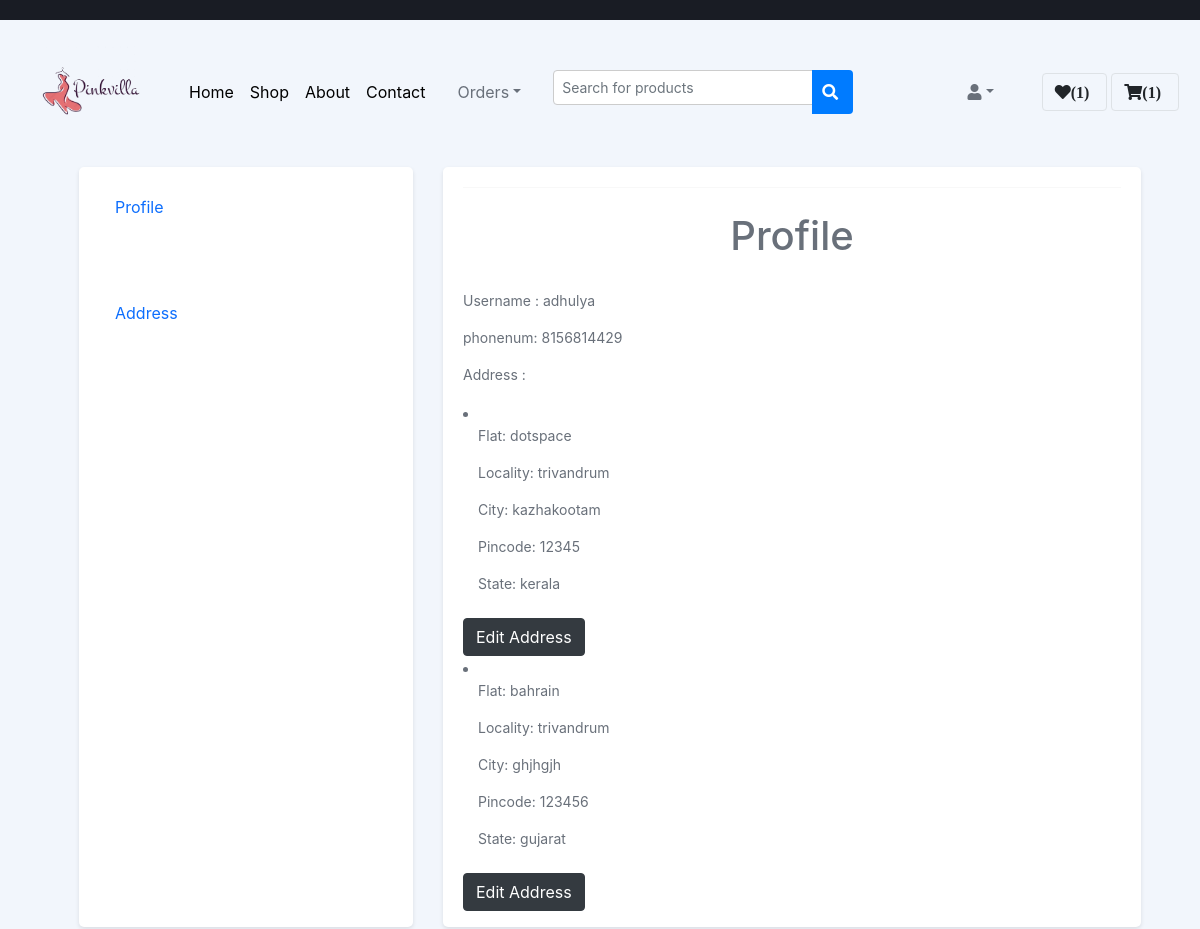
/user_profile/ (signed in, upper part), run on an earlier commit of the app's database.
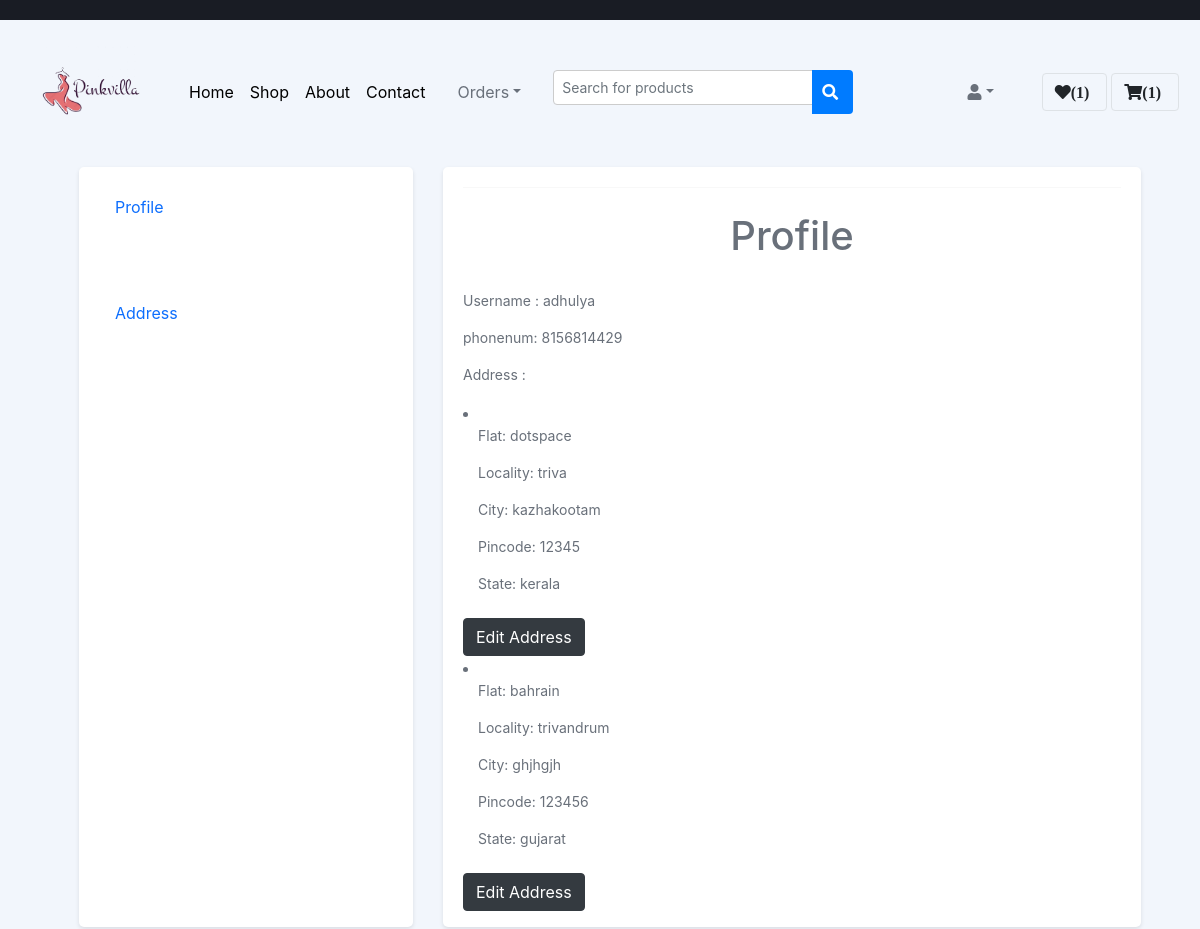
And on a later commit of the database.
### app1/models.py (models this page shows, shortened)
class Address(models.Model):
    username = models.ForeignKey(custom_user, on_delete=models.CASCADE)
    flat = models.CharField(max_length=255)
    locality = models.CharField(max_length=255)
    city = models.CharField(max_length=255)
    pincode = models.CharField(max_length=20, blank=True, null=True)
    state = models.CharField(max_length=255)

### app1/views.py (the view)
# urls.py: path('user_profile/',views.user_profile,name = 'user_profile'),
def user_profile(request):
    username = custom_user.objects.get(username=request.session["username"])
    user_phone = username.phone_number
    addresses = Address.objects.filter(username=username)
    wishlistobj = Wishlist.objects.filter(username = username)
    wishlist_count = Wishlist.objects.filter(username = username).count()
    cart = Cart.objects.filter(username = username)
    cart_count = Cart.objects.filter(username = username).count()
    context = {
        'username': username,
        'phone_number': user_phone,
        'addresses': addresses,
        'wishlistobj':wishlistobj,
        'wishlist_count':wishlist_count,
        'cart':cart,
        'cart_count': cart_count
    }
    return render(request, "user_profile.html", context)

### app1/models.py (called while the page is built)
    def __str__(self):
        return self.username

### app1/templates/user_profile.html (shortened to what this page needs)
{% extends 'user_product.html' %}
{% load static %}
{% block main-content%}
<!DOCTYPE html>
<html>
<head>
    <link rel="stylesheet" href="https://maxcdn.bootstrapcdn.com/bootstrap/4.5.0/css/bootstrap.min.css">
</head>
<div class="container-xl px-4 mt-4">
<body>
    <div class="container">
        <div class="row">
            <div class="col-md-4">
                <div class="profile-sidebar">
                    <ul class="nav flex-column">
                        <li class="nav-item">
                            <a class="nav-link" href="#profile">Profile
                                 <div class="card-body text-center">
                                </div>
                            </a>
                        </li>
                        <li class="nav-item">
                            <a class="nav-link" href="#address">Address</a>
                        </li>
                    </ul>
                </div>
            </div>
            <div class="col-md-8">
                <div class="profile-content">
                    <hr class="mt-0 mb-4">
                    <h1>Profile</h1>
                    <div id="profile">
                        <p>Username : {{username}}</p>
                        <p>phonenum: {{phone_number}}</p>
                        <p>Address : {{phonenumber}}</p>
                        {% for addr in addresses %}
                        <li>
                            <div class="col-md-4 mb-4">
                            <p>Flat: {{ addr.flat }}</p>
                            <p>Locality: {{ addr.locality }}</p>
                            <p>City: {{ addr.city }}</p>
                            <p>Pincode: {{ addr.pincode }}</p>
                            <p>State: {{ addr.state }}</p>
                            </div>
                        </li>
                        <div style="display:inline-block;">
                            <a href="{% url 'user_proeditadd' addr.id %}" class="btn btn-dark" style="color: white;">Edit Address</a>
                        </div>
                        {% endfor %}
                    </div>
                </div>
                </div>
            </div>
        </div>
    </div>
</body>
</html>
{% endblock main-content %}

What changed in the data, as far as the page shows it:
changed Address "dotspace": locality "trivandrum" → "triva"
